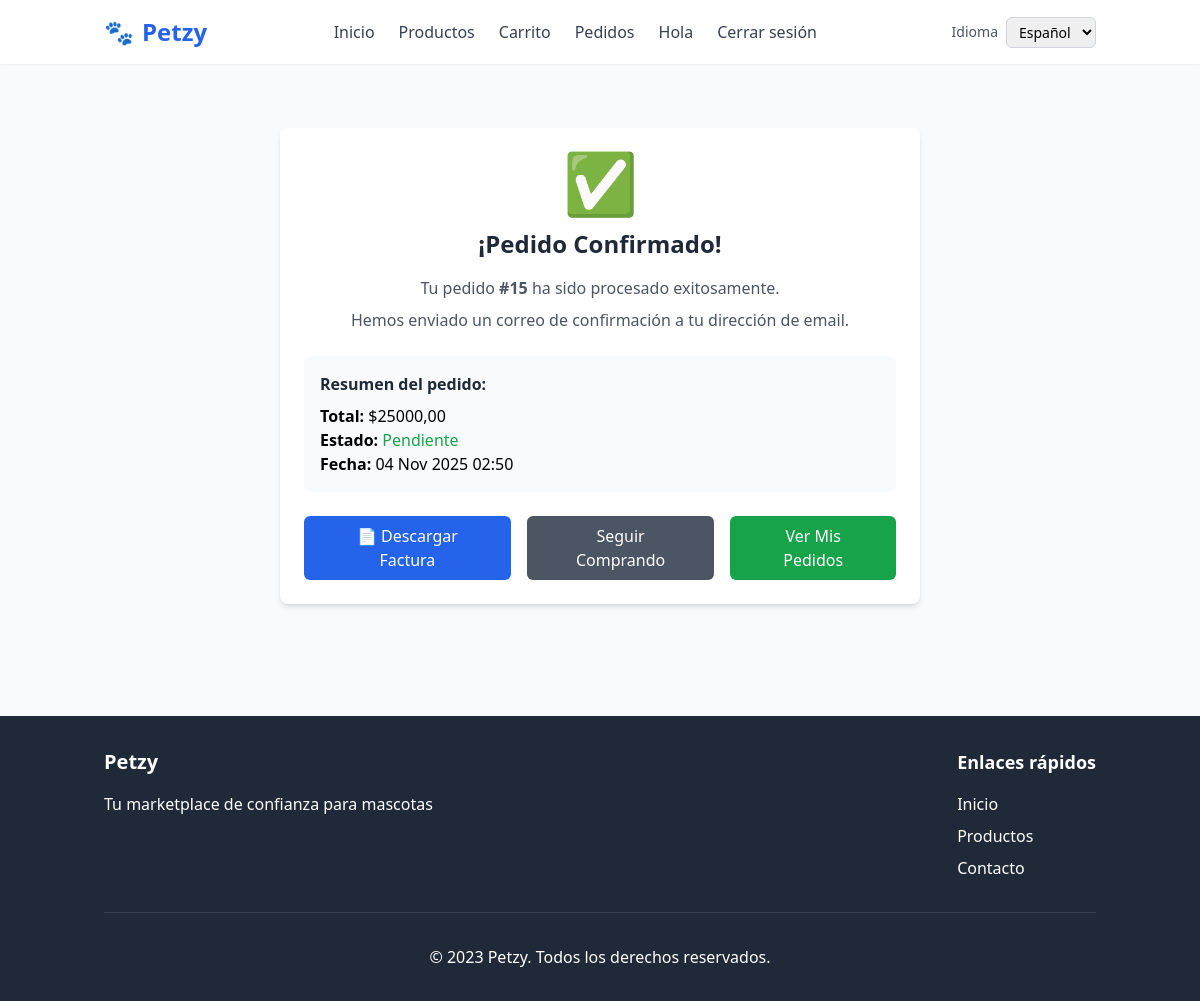
/orders/confirm/15/ (signed in), run on the app's committed database.
### orders/models.py (models this page shows, shortened)
class Order(models.Model):
    ESTADOS = [
        ("pendiente", "Pendiente"),
        ("pagado", "Pagado"),
        ("enviado", "Enviado"),
        ("cancelado", "Cancelado"),
    ]
    usuario = models.ForeignKey(Usuario, on_delete=models.CASCADE, related_name="orders")
    estado = models.CharField(max_length=20, choices=ESTADOS, default="pendiente")
    fecha = models.DateTimeField(auto_now_add=True)
    total = models.DecimalField(max_digits=10, decimal_places=2, default=0)

### orders/views.py (the view)
# urls.py: path("confirm/<int:order_id>/", confirm, name="confirm"),
@login_required
def confirm(request, order_id):
    order = get_object_or_404(Order, pk=order_id, usuario=request.user)
    return render(request, "orders/confirm.html", {"order": order})

### templates/orders/confirm.html (shortened to what this page needs)
{% extends "base.html" %}
{% load static %}
{% block content %}
<div class="container mx-auto px-4 py-8 max-w-2xl">
    <div class="bg-white rounded-lg shadow-md p-6 text-center">
        <div class="text-green-500 text-6xl mb-4">✅</div>
        <h1 class="text-2xl font-bold text-gray-800 mb-4">¡Pedido Confirmado!</h1>
        <p class="text-gray-600 mb-2">Tu pedido <strong>#{{ order.id }}</strong> ha sido procesado exitosamente.</p>
        <p class="text-gray-600 mb-6">Hemos enviado un correo de confirmación a tu dirección de email.</p>
        <div class="bg-gray-50 rounded-lg p-4 mb-6 text-left">
            <h3 class="font-semibold text-gray-800 mb-2">Resumen del pedido:</h3>
            <p><strong>Total:</strong> ${{ order.total|floatformat:2 }}</p>
            <p><strong>Estado:</strong> <span class="text-green-600">{{ order.get_estado_display }}</span></p>
            <p><strong>Fecha:</strong> {{ order.fecha|date:"d M Y H:i" }}</p>
        </div>
        <div class="flex flex-col sm:flex-row gap-4 justify-center">
            <a href="{% url 'orders:factura' order.id %}"
               class="bg-blue-600 hover:bg-blue-700 text-white px-6 py-2 rounded-md transition duration-200">
                📄 Descargar Factura
            </a>
            <a href="{% url 'products:list' %}"
               class="bg-gray-600 hover:bg-gray-700 text-white px-6 py-2 rounded-md transition duration-200">
                Seguir Comprando
            </a>
            <a href="{% url 'orders:list' %}"
               class="bg-green-600 hover:bg-green-700 text-white px-6 py-2 rounded-md transition duration-200">
                Ver Mis Pedidos
            </a>
        </div>
    </div>
</div>
{% endblock %}

### data on the page
Order: id "15", total "25000,00", estado "Pendiente", fecha "04 Nov 2025 02:50"

### other printed values
form field language "Español"
